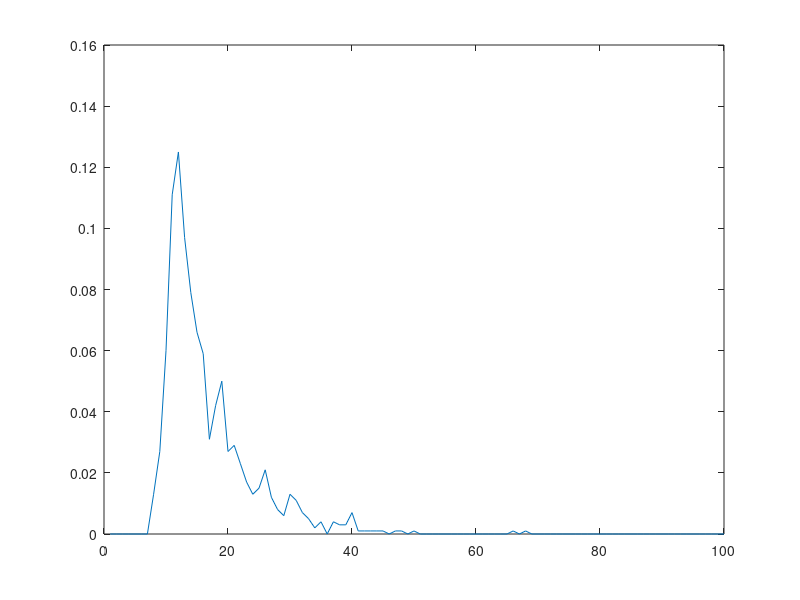
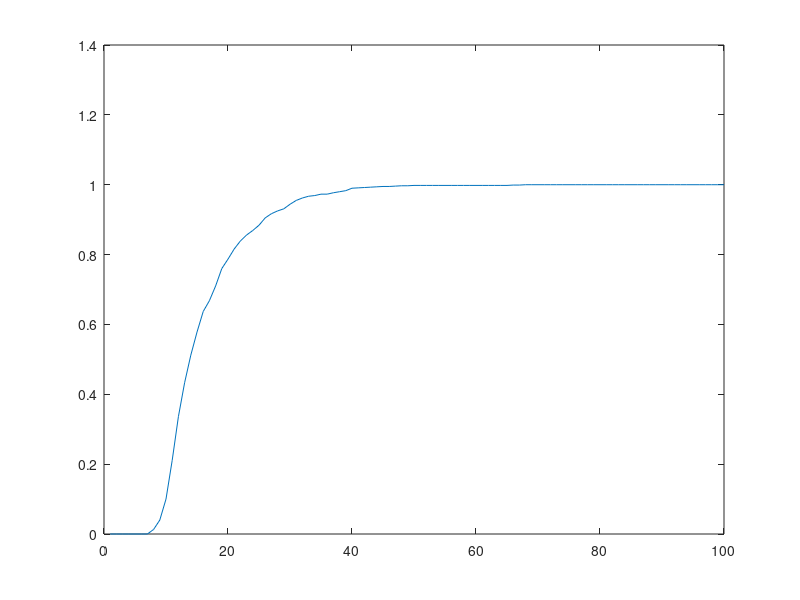

These figures' MATLAB source, in order:
clc;
close all;
clear all;

R_c = 1000;                  % This is the given cell radius
gamma = 3.5;

total_points = 1000;
d_max = R_c/cosd(30);              %This is the maximum coordinate in i-axis to cover the reference cell

%REFERENCE BASE STATION COORDINATES IN ij COORDINATE SYSTEM
vertices_x = [0 R_c/2 R_c R_c/2 0];                       %i-axis coordinates
vertices_y = [0 cosd(30)*R_c 0 -cosd(30)*R_c 0];                        %j-axis coordinates


%Below is the interfering cells coordinates in ij coordinate system with sectoring in reuse-1 condition
interference_x = 2*cosd(30)*R_c*[-1 -1 -1 -1 -2 -2 -2];              %i-axis coordinates
interference_y = 2*cosd(30)*R_c*[0 1 2 -1 0 1 2];                    %j-axis coordinates


d = zeros(1,7);          %distance from rand0m location to the interfering cells and made them to zeros

sir = [];           %this is SIR array
n = 0;
while (n ~= total_points)
  x = -d_max + 2*d_max*rand(1);                  %here we get the rand0m coordinate of the mobile in i-axis
  y = -d_max + 2*d_max*rand(1);                  %here we get the rand0m coordinate of the mobile in j-axis
                                                  
 %Below we convert ij coordinate to xy coordinate                                                  
  X = cosd(30)*x;                                   %here we get the x coordinate in XY coordinate system
  Y = y + sind(30)*x;                                 %here we get the x coordinate in XY coordinate system
  d0 = sqrt(X.^2+Y.^2);                           %here d0 is the distance of the point from the reference BS
  if(inpolygon(X,Y,vertices_x,vertices_y) && d0 >= 10)           %here we check if the point lies in the given region with the help of inpolygon fn.
    I = 0;
    n = n + 1;
    S = (1/d0)^gamma;                             %this is the signal power 
    for j = 1 : 6
      d(j) = sqrt((interference_x(j)-x)^2+(interference_y(j)-y)^2+((interference_x(j)-x)*(interference_y(j)-y)));
      I = I + (1/d(j)^gamma);                     %this is interference power
    end
    sir = [sir 10*log10(S/I)];                    %conversion of SIR into dB
  end
end

bins = 100;                      %now we divide the SIR range into 100 bins where each bin points to a range of 1 dB SIR
                                                 
pdf = zeros(1,bins);                          
for i = 1 : total_points
    index = round(sir(i));
    pdf(index) = pdf(index) + 1;          %here we increment the each bin count               
end
pdf = pdf/total_points;                   %here pdf becomes probability
figure;
plot(pdf);                      

cdf = zeros(1,bins);
for i = 1 : bins
  cdf(i) = sum(pdf(1:i));                 %here we sum the pdf to get cdf
end
figure;
plot(cdf);